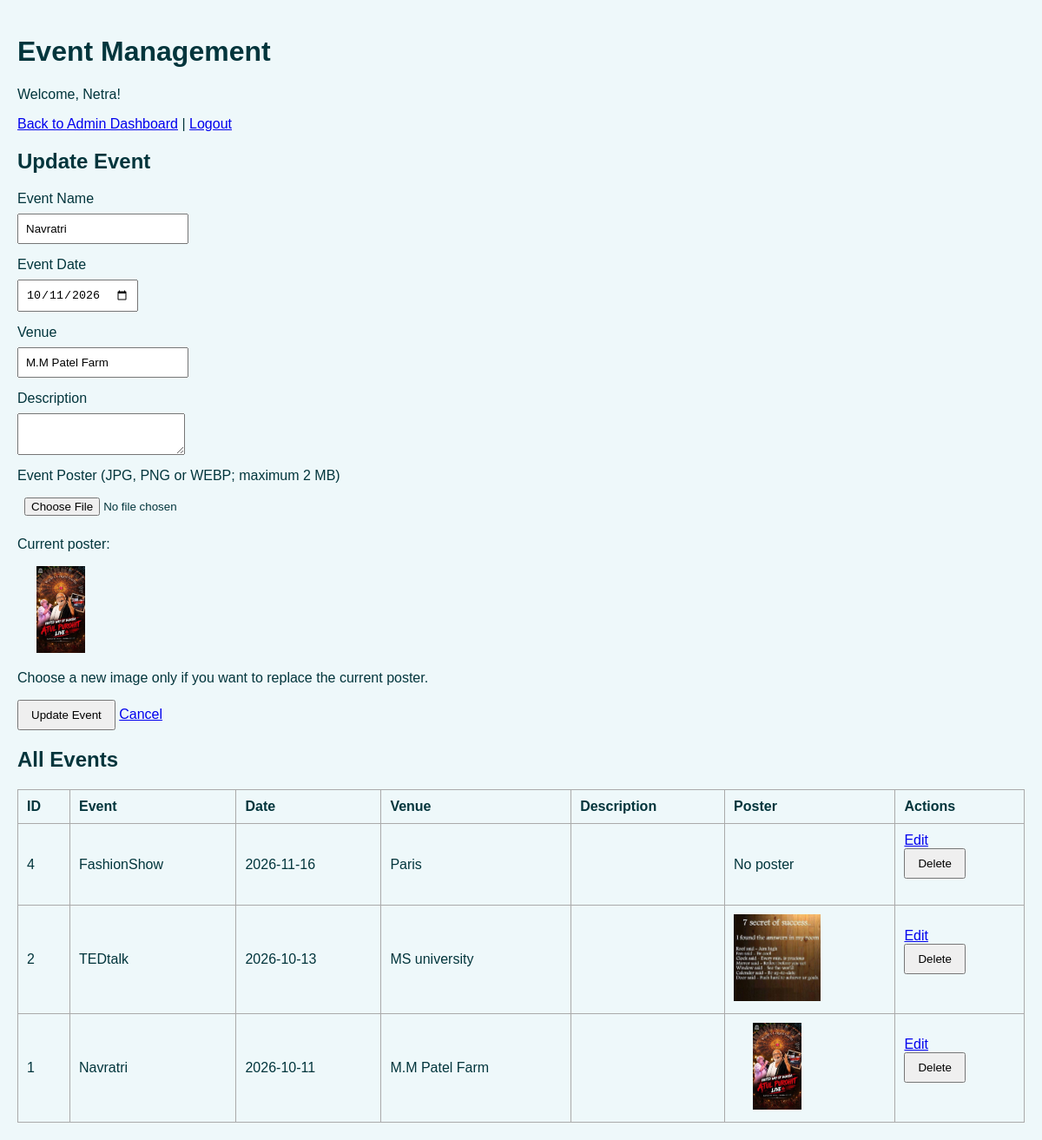
The page /events.php?edit=1 (signed in) on the database its author committed.
### tables this page shows
CREATE TABLE `events` (
  `event_id` int(11) NOT NULL,
  `event_name` varchar(100) NOT NULL,
  `event_date` date NOT NULL,
  `venue` varchar(100) DEFAULT NULL,
  `description` varchar(255) DEFAULT NULL,
  `poster` varchar(255) DEFAULT NULL
);

### events.php (the view, shortened to what this page needs)
<?php
include "db.php";
$folder = "uploads/event_posters/";
$editEvent = null;
function e($value) {
    return htmlspecialchars((string)$value, ENT_QUOTES, "UTF-8");
}
if (isset($_GET["edit"])) {
    $id = (int)$_GET["edit"];
    $stmt = mysqli_prepare($conn, "SELECT * FROM events WHERE event_id = ?");
    mysqli_stmt_bind_param($stmt, "i", $id);
    mysqli_stmt_execute($stmt);
    $result = mysqli_stmt_get_result($stmt);
    $editEvent = mysqli_fetch_assoc($result);
}
$events = mysqli_query($conn, "SELECT * FROM events ORDER BY event_date DESC");
?>
<!DOCTYPE html>
<html>
<head>
    <link rel="stylesheet" href="dashboard.css">
</head>
<body>
<h1>Event Management</h1>
<p>Welcome, <?php echo e($_SESSION["name"] ?? "Admin"); ?>!</p>
<p><a href="admin.php">Back to Admin Dashboard</a> | <a href="logout.php">Logout</a></p>
<h2><?php echo $editEvent ? "Update Event" : "Add Event"; ?></h2>
<form method="POST" enctype="multipart/form-data">
    <label>Event Name</label>
    <input type="text" name="event_name" required maxlength="100" value="<?php echo e($editEvent["event_name"] ?? ""); ?>">
    <label>Event Date</label>
    <input type="date" name="event_date" required value="<?php echo e($editEvent["event_date"] ?? ""); ?>">
    <label>Venue</label>
    <input type="text" name="venue" required maxlength="100" value="<?php echo e($editEvent["venue"] ?? ""); ?>">
    <label>Description</label>
    <textarea name="description" maxlength="255"><?php echo e($editEvent["description"] ?? ""); ?></textarea>
    <label>Event Poster (JPG, PNG or WEBP; maximum 2 MB)</label>
    <input type="file" name="poster" accept=".jpg,.jpeg,.png,.webp,image/jpeg,image/png,image/webp">
    <?php if ($editEvent && !empty($editEvent["poster"])) { ?>
        <p>Current poster:</p>
        <img src="<?php echo e($folder . basename($editEvent["poster"])); ?>" alt="Current event poster">
        <p>Choose a new image only if you want to replace the current poster.</p>
    <?php } ?>
    <button type="submit"><?php echo $editEvent ? "Update Event" : "Add Event"; ?></button>
    <?php if ($editEvent) { ?>
        <a href="events.php">Cancel</a>
    <?php } ?>
</form>
<h2>All Events</h2>
<table>
    <tr>
        <th>ID</th>
        <th>Event</th>
        <th>Date</th>
        <th>Venue</th>
        <th>Description</th>
        <th>Poster</th>
        <th>Actions</th>
    </tr>
    <?php if ($events && mysqli_num_rows($events) > 0) { ?>
        <?php while ($row = mysqli_fetch_assoc($events)) { ?>
            <tr>
                <td><?php echo e($row["event_id"]); ?></td>
                <td><?php echo e($row["event_name"]); ?></td>
                <td><?php echo e($row["event_date"]); ?></td>
                <td><?php echo e($row["venue"]); ?></td>
                <td><?php echo e($row["description"]); ?></td>
                <td>
                    <?php if (!empty($row["poster"]) && is_file($folder . basename($row["poster"]))) { ?>
                        <img src="<?php echo e($folder . basename($row["poster"])); ?>" alt="Event poster">
                    <?php } else { ?>
                        No poster
                    <?php } ?>
                </td>
                <td>
                    <a href="events.php?edit=<?php echo e($row["event_id"]); ?>">Edit</a>
                    <form method="POST" onsubmit="return confirm('Delete this event?');">
                        <button type="submit">Delete</button>
                    </form>
                </td>
            </tr>
        <?php } ?>
    <?php } else { ?>
        <tr><td colspan="7">No events available.</td></tr>
    <?php } ?>
</table>
</body>
</html>

### dashboard.css (style rules this page uses)
* { box-sizing:border-box; }
body { margin:0; font-family:Arial, Helvetica, sans-serif; background:#eef8fa; color:#02353C; }

### events.php (style rules this page uses)
body { padding: 20px; }
form { margin-bottom: 20px; }
input, textarea { display: block; margin: 8px 0 15px; padding: 8px; max-width: 100%; }
button { padding: 8px 14px; cursor: pointer; }
table { width: 100%; border-collapse: collapse; margin-top: 20px; }
th, td { border: 1px solid #aaa; padding: 10px; text-align: left; }
img { width: 100px; max-height: 100px; object-fit: contain; }

### rows shown on the page
events: event_name "Navratri", event_date "10/11/2026", venue "M.M Patel Farm", poster (picture), event_id "1", event_date "2026-10-11"
events: event_id "4", event_name "FashionShow", event_date "2026-11-16", venue "Paris", shows "No poster"
events: event_id "2", event_name "TEDtalk", event_date "2026-10-13", venue "MS university", poster (picture)

### other values the page prints
$_SESSION["name"] "Netra"
